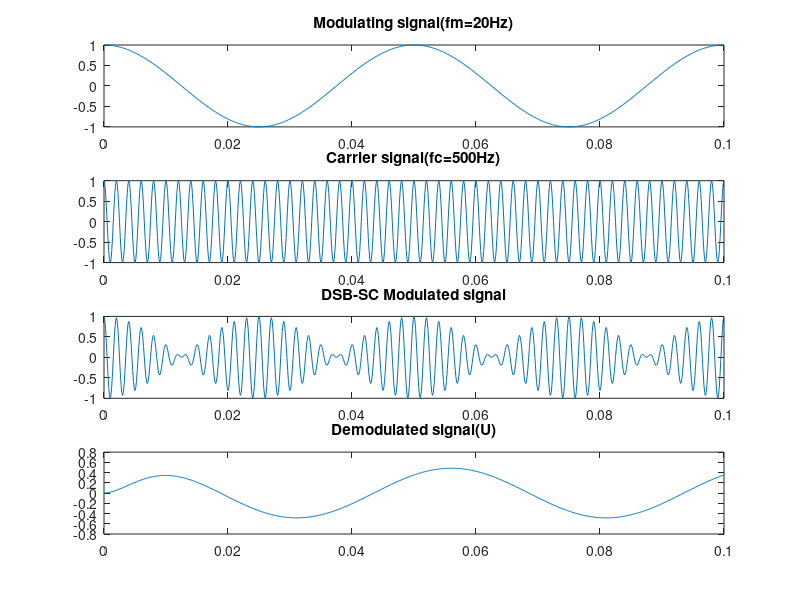

MATLAB code for this plot:
close all
clear all
clc
fs=8000;
fm=20;
fc=500;
Am=1;
Ac=1;
t=(0:0.1*fs)/fs;
m=Am*cos(2*pi*fm*t);
c=Ac*cos(2*pi*fc*t);
s1=m.*c;
subplot(4,3,1:3);
plot(t,m);
title('Modulating signal(fm=20Hz)');
subplot(4,3,4:6);
plot(t,c);
title('Carrier signal(fc=500Hz)');
subplot(4,3,7:9);
plot(t,s1);
title('DSB-SC Modulated signal');
r1=s1.*c;
[b,a]=butter(2,0.01);
mr1=filter(b,a,r1);
subplot(4,3,10:12);
plot(t,mr1);
title('Demodulated signal(U)')